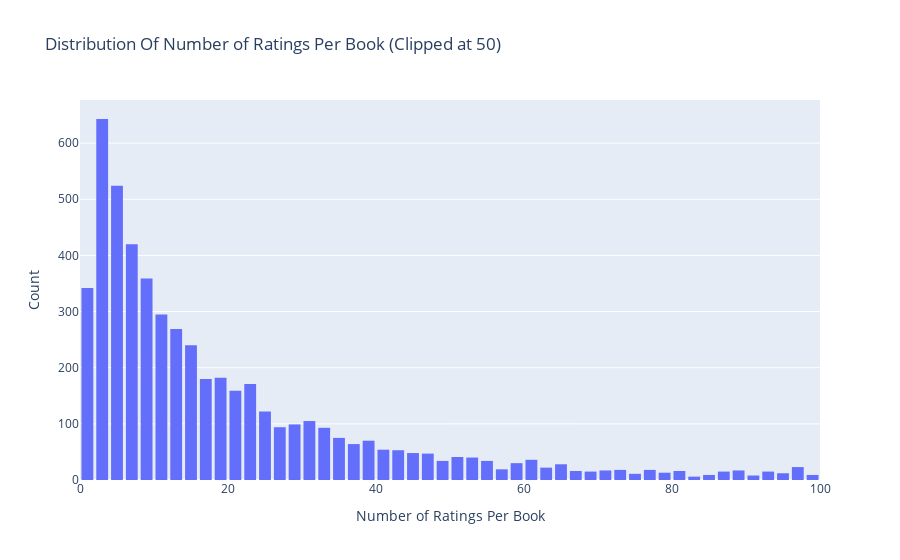

Notebook cell for this chart:
### Code cell
# Number of ratings per book
data = df.groupby('book_id')['rating'].count().clip(upper=100)

# Create trace
trace = go.Histogram(x = data.values,
                     name = 'Ratings',
                     xbins = dict(start = 0,
                                  end = 100,
                                  size = 2))
# Create layout
layout = go.Layout(title = 'Distribution Of Number of Ratings Per Book (Clipped at 50)',
                   xaxis = dict(title = 'Number of Ratings Per Book'),
                   yaxis = dict(title = 'Count'),
                   bargap = 0.2)

# Create plot
fig = go.Figure(data=[trace], layout=layout)
iplot(fig)

### Figure 1 — Plotly figure (JSON) as saved in the notebook; plotly's stock layout.template omitted (floating-point values rounded to 4 significant figures; data arrays with more than 128 entries replaced by an {"elided": "..."} marker saying what was removed)
{"data": [{"name": "Ratings", "type": "histogram", "x": {"elided": "5743 int values"}, "xbins": {"end": 100, "size": 2, "start": 0}}], "layout": {"bargap": 0.2, "title": {"text": "Distribution Of Number of Ratings Per Book (Clipped at 50)"}, "xaxis": {"title": {"text": "Number of Ratings Per Book"}}, "yaxis": {"title": {"text": "Count"}}}}
